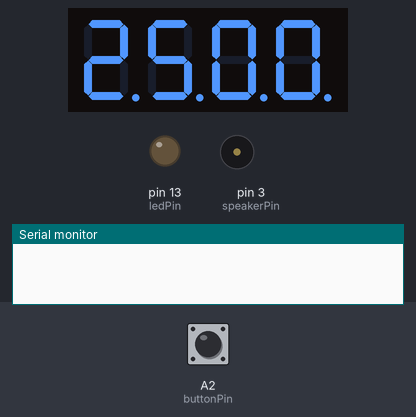
This sketch was run on a simulated Arduino Uno, built with avr-gcc and run on an emulated ATmega328P. On the bench: 4-digit seven-segment display, output pins drawn as LEDs (lit = HIGH), buzzer (waves = sounding), the last lines printed to the serial monitor. Wiring (inferred from the names in the program): 4-digit 7-segment display, segments lit when LOW: segments A1, A3, pin 4, pin 2, A0, pin 7, pin 8, pin 12; digit selects pin 11, pin 10, pin 9, pin 6. The inputs (shaded band) are chosen by the test bench; at power-on: A2 (buttonPin) HIGH. The segment pins are drawn as the display they are named for; pins used as bus, display or sensor lines are not drawn.

Above: at 1.3 s.
1.4 s: A2 (buttonPin) pulled LOW for 0.15 s
At 4.2 s:
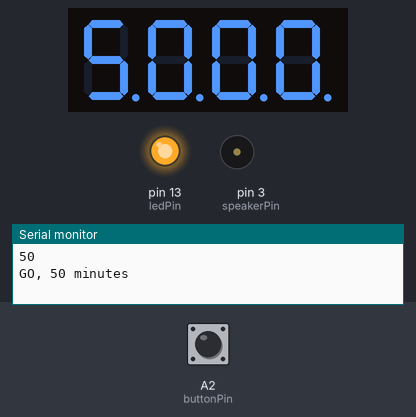
4.5 s: A2 (buttonPin) pulled LOW for 1 s
At 5.3 s:
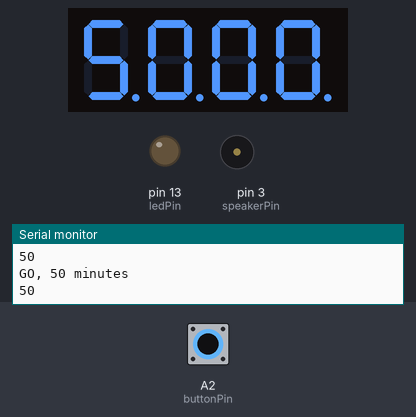
Timing chart, 0 to 8.1 s (numbered marks = the images above; inputs shaded):
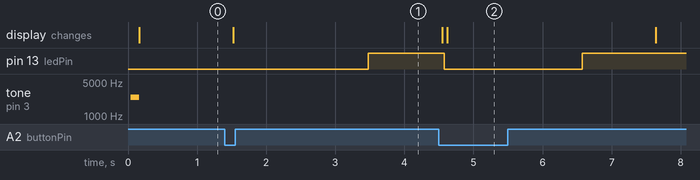

Measured:
- after the input at 1.4 s, pin 13 (ledPin): LOW → HIGH after 2.1 s instead of 0.61 s
- after the input at 4.5 s, pin 13 (ledPin): HIGH → LOW after 0.08 s, → HIGH 2.0 s later

The sketch:

PomodoroTimer2.ino
```cpp
// (licence header left out)
const int buttonPin = A2;    // the number of the pushbutton pin
const int ledPin = 13;      // the number of the LED pin
const int speakerPin = 3;   // Piezo buzzer PWM

/* Possible start point for counting down */
int countdownOptions[] = {5, 15, 25, 50}; //Possible values to count down from
int countdownSetting = 2;                //Default countdown-value is 25 minutes (Pomodoro Technique)

/* Values to prevent the button from bouncing */
int buttonState;             // the current reading from the input pin
int lastButtonState = LOW;   // the previous reading from the input pin
long lastDebounceTime = 0;  // the last time the output pin was toggled
long debounceDelay = 50;    // the debounce time; increase if the output flickers

/* Values for storing a count down session */
long lastStartTime = 0;    //When did we start
boolean counting = false;  //Are we counting at this moment?
boolean active = true;     //Is the clock active or suspended (active can be "not yet counting, but the button is pressed")

int digit1 = 11; //PWM Display pin 1
int digit2 = 10; //PWM Display pin 2
int digit3 = 9; //PWM Display pin 6
int digit4 = 6; //PWM Display pin 8

int colon = 5; //PWM Display pin 4 //////////////////////////////////////////

//Pin mapping from Arduino to the ATmega DIP28 if you need it
//http://www.arduino.cc/en/Hacking/PinMapping
int segA = A1; //Display pin 14
int segB = A3; //Display pin 16
int segC = 4; //Display pin 13
int segD = 2; //Display pin 3
int segE = A0; //Display pin 5
int segF = 7; //Display pin 11
int segG = 8; //Display pin 15

int segdots = 12; //Display pin 12 /////////////////////

void setup() {
  //Initializign pins
  pinMode(buttonPin, INPUT);
  digitalWrite(buttonPin, HIGH); //Enable Pullup resistor for button
  pinMode(ledPin, OUTPUT);
  pinMode(speakerPin, OUTPUT);

  pinMode(segA, OUTPUT);
  pinMode(segB, OUTPUT);
  pinMode(segC, OUTPUT);
  pinMode(segD, OUTPUT);
  pinMode(segE, OUTPUT);
  pinMode(segF, OUTPUT);
  pinMode(segG, OUTPUT);
  pinMode(segdots, OUTPUT);

  pinMode(digit1, OUTPUT);
  pinMode(digit2, OUTPUT);
  pinMode(digit3, OUTPUT);
  pinMode(digit4, OUTPUT);
  pinMode(colon, OUTPUT);

  //Start Serial for debug
  Serial.begin(9600);

  //Beep for "switched on"
 playTone(200, 100);

}

void loop() {

  // If active for at least 2 seconds, but not yet counting, start counting
 // This enables the user to select another countdown-value, within 2 seconds
 if (!counting && active && (millis() - lastStartTime) > 2000) {
   Serial.print("GO, ");
   Serial.print(countdownOptions[countdownSetting]);
   Serial.println(" minutes");
   counting = true;
   lastStartTime = millis();
 }

 //Make it count
 count();

 //Check for button input
 evaluateButton();

}

/* This method calculates a new value to show on the display, based on time passed since starting to count */
void count() {
  //If we are not counting, do nothing
  if(counting) {
    //Calculate the value to display in minutes and seconds, instead of milliseconds.
    digitalWrite(ledPin, HIGH);
    unsigned long now = millis();
    int secondsPassed = (now-lastStartTime)/1000; //The lower the faster the clock counts, 1000 is realtime
    int secondsDisplay = ((countdownOptions[countdownSetting] * 60) - secondsPassed) % 60;
    int minutesDisplay = ((countdownOptions[countdownSetting] * 60) - secondsPassed) / 60;

    boolean blinkcolon = ((now-lastStartTime)/500) % 2 == 1; //This calculates whether to switch the semicolon on or off every half a second

    if(secondsDisplay < 10) {
     displayNumber((((String)minutesDisplay)+"0"+((String)secondsDisplay)).toInt(), blinkcolon);
    } else {
      displayNumber((((String)minutesDisplay)+((String)secondsDisplay)).toInt(), blinkcolon);
    }

    //If we are done, (0:00), stop counting, stop being active, play the end tones and suspend the LCD display
    if(secondsDisplay == 0 && minutesDisplay == 0) {
      counting = false;
      active = false;

      for(int cycle = 0 ; cycle < 8 ; cycle++) { //Play tone and flash the LED
        digitalWrite(ledPin, LOW);
        playTone(200, 50);
        digitalWrite(ledPin, HIGH);
        playTone(200, 50);
      }
      digitalWrite(ledPin, LOW);   //And turn the LED off
      }
  } else if(active) {
    displayNumber(((  (String)countdownOptions[countdownSetting])+("00")).toInt(), true);
    digitalWrite(ledPin, LOW);
  }
}

/* Check if the button is pressed and restart the current session (if active and counting) or select the next count down value */
void evaluateButton() {
  int reading = (digitalRead(buttonPin) * -1); //Read and invert the button status

  if (reading != lastButtonState) { //Prevent bounces in button readings
    lastDebounceTime = millis();
  }
  // Check for bouncing button input
  if ((millis() - lastDebounceTime) > debounceDelay) {
    if (reading != buttonState) {
      buttonState = reading;

      if (buttonState == LOW) {
       //if active (being handled) but not yet counting down, select the next countdown value
       if (active && !counting) {

          if(countdownSetting++ == (sizeof(countdownOptions) / sizeof(int)) - 1) {
            countdownSetting = 0;
          }
        }
        // Stop current counting action (because we were pressing the button) and make sure we are awake (to
        counting = false;
        active = true; // Wake up!

        //Display currently set countdown value
        Serial.println(countdownOptions[countdownSetting]);
        lastStartTime = millis();
      }
    }
  }
  lastButtonState = reading;
}


//Display brightness
//Each digit is on for a certain amount of microseconds
//Then it is off until we have reached a total of 20ms for the function call
//Let's assume each digit is on for 1000us
//If each digit is on for 1ms, there are 4 digits, so the display is off for 16ms.
//That's a ratio of 1ms to 16ms or 6.25% on time (PWM).
//Let's define a variable called brightness that varies from:
//5000 blindingly bright (15.7mA current draw per digit)
//2000 shockingly bright (11.4mA current draw per digit)
//1000 pretty bright (5.9mA)
//500 normal (3mA)
//200 dim but readable (1.4mA)
//50 dim but readable (0.56mA)
//5 dim but readable (0.31mA)
//1 dim but readable in dark (0.28mA)
//This part of the sketch is based on the code from Nathan Seidle, as provided with the display @ https://www.sparkfun.com/products/9483
void displayNumber(int toDisplay, boolean dots) {
#define DISPLAY_BRIGHTNESS  700

#define DIGIT_ON  HIGH
#define DIGIT_OFF  LOW

  long beginTime = millis();

  for(int digit = 4 ; digit > 0 ; digit--) {

    //Turn on a digit for a short amount of time
    if (digit == 1) {
      digitalWrite(digit1, DIGIT_ON);
    } else if (digit == 2) {
      digitalWrite(digit2, DIGIT_ON);
    } else if (digit == 3) {
      digitalWrite(digit3, DIGIT_ON);
      if (dots) {
        digitalWrite(colon, DIGIT_ON);
      }
    } else if (digit == 4) {
      digitalWrite(digit4, DIGIT_ON);
    }

    //123
    //Turn on the right segments for this digit
    lightNumber(toDisplay % 10);
    toDisplay /= 10;

    delayMicroseconds(DISPLAY_BRIGHTNESS); //Display this digit for a fraction of a second (between 1us and 5000us, 500 is pretty good)

    //Turn off all segments
    lightNumber(10);

    //Turn off all digits
    digitalWrite(digit1, DIGIT_OFF);
    digitalWrite(digit2, DIGIT_OFF);
    digitalWrite(digit3, DIGIT_OFF);
    digitalWrite(digit4, DIGIT_OFF);
    digitalWrite(colon, DIGIT_OFF);
  }

  while( (millis() - beginTime) < 10) ; //Wait for 20ms to pass before we paint the display again
}

//Given a number, turns on those segments
//If number == 10, then turn off number
void lightNumber(int numberToDisplay) {

#define SEGMENT_ON  LOW
#define SEGMENT_OFF HIGH

digitalWrite(segdots, SEGMENT_ON); //Puntjes aan

  switch (numberToDisplay){

  case 0:
    digitalWrite(segA, SEGMENT_ON);
    digitalWrite(segB, SEGMENT_ON);
    digitalWrite(segC, SEGMENT_ON);
    digitalWrite(segD, SEGMENT_ON);
    digitalWrite(segE, SEGMENT_ON);
    digitalWrite(segF, SEGMENT_ON);
    digitalWrite(segG, SEGMENT_OFF);
    break;

  case 1:
    digitalWrite(segA, SEGMENT_OFF);
    digitalWrite(segB, SEGMENT_ON);
    digitalWrite(segC, SEGMENT_ON);
    digitalWrite(segD, SEGMENT_OFF);
    digitalWrite(segE, SEGMENT_OFF);
    digitalWrite(segF, SEGMENT_OFF);
    digitalWrite(segG, SEGMENT_OFF);
    break;

  case 2:
    digitalWrite(segA, SEGMENT_ON);
    digitalWrite(segB, SEGMENT_ON);
    digitalWrite(segC, SEGMENT_OFF);
    digitalWrite(segD, SEGMENT_ON);
    digitalWrite(segE, SEGMENT_ON);
    digitalWrite(segF, SEGMENT_OFF);
    digitalWrite(segG, SEGMENT_ON);
    break;

  case 3:
    digitalWrite(segA, SEGMENT_ON);
    digitalWrite(segB, SEGMENT_ON);
    digitalWrite(segC, SEGMENT_ON);
    digitalWrite(segD, SEGMENT_ON);
    digitalWrite(segE, SEGMENT_OFF);
    digitalWrite(segF, SEGMENT_OFF);
    digitalWrite(segG, SEGMENT_ON);
    break;

  case 4:
    digitalWrite(segA, SEGMENT_OFF);
    digitalWrite(segB, SEGMENT_ON);
    digitalWrite(segC, SEGMENT_ON);
    digitalWrite(segD, SEGMENT_OFF);
    digitalWrite(segE, SEGMENT_OFF);
    digitalWrite(segF, SEGMENT_ON);
    digitalWrite(segG, SEGMENT_ON);
    break;

  case 5:
    digitalWrite(segA, SEGMENT_ON);
    digitalWrite(segB, SEGMENT_OFF);
    digitalWrite(segC, SEGMENT_ON);
    digitalWrite(segD, SEGMENT_ON);
    digitalWrite(segE, SEGMENT_OFF);
    digitalWrite(segF, SEGMENT_ON);
    digitalWrite(segG, SEGMENT_ON);
    break;

  case 6:
    digitalWrite(segA, SEGMENT_ON);
    digitalWrite(segB, SEGMENT_OFF);
    digitalWrite(segC, SEGMENT_ON);
    digitalWrite(segD, SEGMENT_ON);
    digitalWrite(segE, SEGMENT_ON);
    digitalWrite(segF, SEGMENT_ON);
    digitalWrite(segG, SEGMENT_ON);
    break;

  case 7:
    digitalWrite(segA, SEGMENT_ON);
    digitalWrite(segB, SEGMENT_ON);
    digitalWrite(segC, SEGMENT_ON);
    digitalWrite(segD, SEGMENT_OFF);
    digitalWrite(segE, SEGMENT_OFF);
    digitalWrite(segF, SEGMENT_OFF);
    digitalWrite(segG, SEGMENT_OFF);
    break;

  case 8:
    digitalWrite(segA, SEGMENT_ON);
    digitalWrite(segB, SEGMENT_ON);
    digitalWrite(segC, SEGMENT_ON);
    digitalWrite(segD, SEGMENT_ON);
    digitalWrite(segE, SEGMENT_ON);
    digitalWrite(segF, SEGMENT_ON);
    digitalWrite(segG, SEGMENT_ON);
    break;

  case 9:
    digitalWrite(segA, SEGMENT_ON);
    digitalWrite(segB, SEGMENT_ON);
    digitalWrite(segC, SEGMENT_ON);
    digitalWrite(segD, SEGMENT_ON);
    digitalWrite(segE, SEGMENT_OFF);
    digitalWrite(segF, SEGMENT_ON);
    digitalWrite(segG, SEGMENT_ON);
    break;

  case 10:
    digitalWrite(segA, SEGMENT_OFF);
    digitalWrite(segB, SEGMENT_OFF);
    digitalWrite(segC, SEGMENT_OFF);
    digitalWrite(segD, SEGMENT_OFF);
    digitalWrite(segE, SEGMENT_OFF);
    digitalWrite(segF, SEGMENT_OFF);
    digitalWrite(segG, SEGMENT_OFF);
    digitalWrite(segdots, SEGMENT_OFF); //Puntjes uit
    break;
  }
}

/* Play a tone */
 void playTone(int tone, int duration) {
  for (long i = 0; i < duration * 1000L; i += tone * 2) {
    digitalWrite(speakerPin, HIGH);
    delayMicroseconds(tone);
    digitalWrite(speakerPin, LOW);
    delayMicroseconds(tone);
  }
}
```
